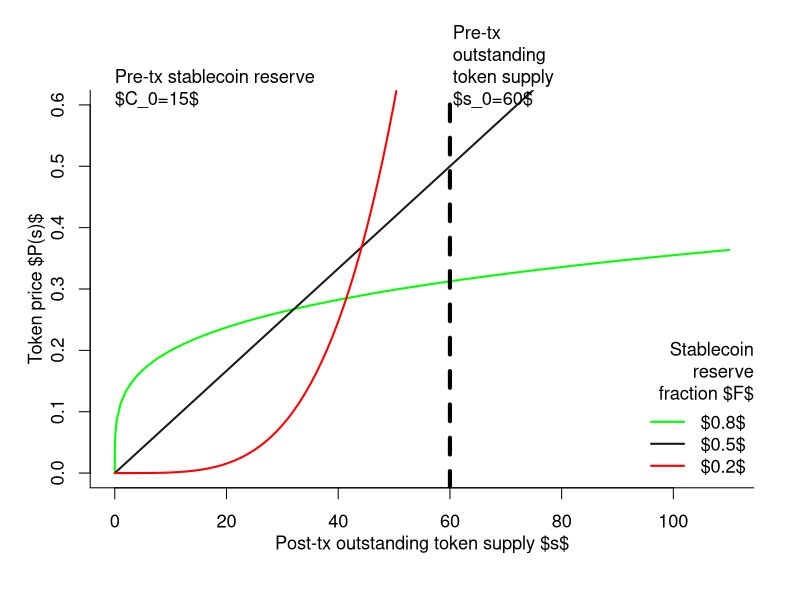

Generate this figure with R:
## ---- chunk 1
knitr::opts_chunk$set(echo = T, fig.path='figures/')
library(magrittr)

options(stringsAsFactors = T)
## ---- chunk 2
funcprice = function(s, c0, s0, f){
  c0/(f*s)*((s/s0)^(1/f))
}


cols = c('green', 'grey10', 'red', 'blue')
c0s = c(15)
s0s = c(60)
fs = c(0.8,0.5,0.2)
ymax = 0.6

par(cex = 1.1, mgp=c(2,1,0))
lwds = 2

slinst = c(10^seq(-16,0,0.5) ,seq(2, 110, 1))

for(c0 in c0s){
for(s0 in s0s){
  plot(slinst, funcprice(slinst, c0, s0, fs[1]), col = cols[1], type = 'l', 
       xlim = c(0, max(slinst)), ylim = c(0,ymax),
       xlab = "Post-tx outstanding token supply $s$",
       ylab = "Token price $P(s)$",
       bty = 'l', lwd = lwds)
  for(i in 2:length(fs)){
    lines(slinst, funcprice(slinst, c0, s0, fs[i]), col = cols[i], lwd = lwds)
  }
  abline(v = s0, lwd = 4, lty = 2)
  text(x = s0+0.5, y = ymax,
       labels = paste0('Pre-tx\noutstanding\ntoken supply\n$s_0=',s0,'$'),
       xpd = T, adj = c(0,0))
  text(x = 0, y = ymax, 
       labels = paste0('Pre-tx stablecoin reserve\n$C_0=',c0,'$'),
       xpd = T, adj = c(0,0))
}
}

legend('bottomright', col = cols, title = 'Stablecoin\nreserve\nfraction $F$', lty = 1, legend = paste0('$', fs, '$'), bty = 'n', xpd = T, lwd = lwds, title.adj = 1)

